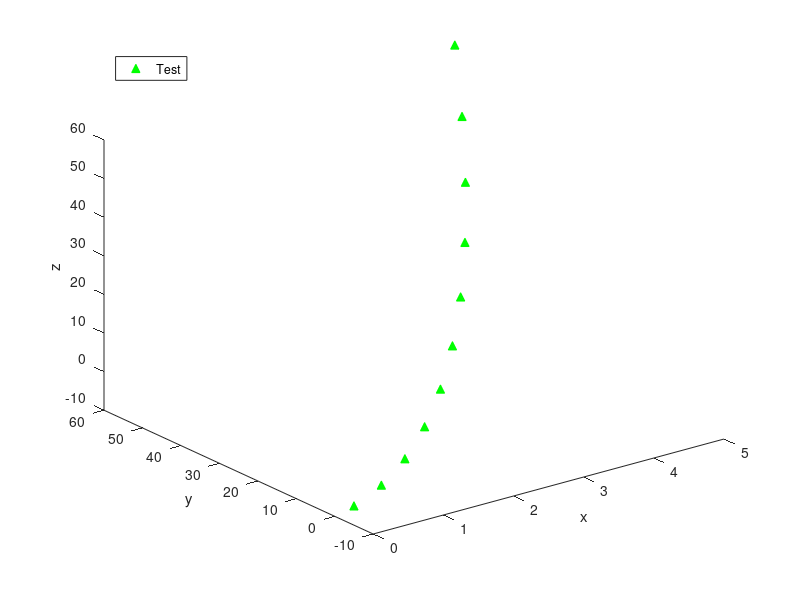

MATLAB code to generate this figure:

% Draw a curve %

a = 0:0.5:5;
b = (2.*(a.^2)) + (3.*a) - 5;
plot(a, b)

% Note that the ^ operator in MATLAB is for element-wise exponentiation, so you need to use .^ to exponentiate each 
% element in the a array. Similarly, the * operator is for element-wise multiplication, so you need to use .* to multiply each 
% element in the arrays a and 3.

%Refine the Same Plot with line pattern color & thickness%

a = 0:0.5:5;
b = (2.*(a.^2)) + (3.*a) - 5;
plot(a, b,'-^g','MarkerFaceColor','y','LineWidth',2)
xlabel('x');
ylabel('y');
legend('Test','Location','northwest');


% Note that the spelling of the MarkerFaceColor argument is corrected, and the Location argument in the legend function is 
% capitalized. The '-or' argument specifies the line style (- for solid) and marker symbol (o for a circle), and the 'MarkerFaceColor',
% 'g' argument sets the marker fill color to green. The 'LineWidth',2 argument sets the line width to 2.

%3D GRAPH%

a = 0:0.5:5;
b = (2.*(a.^2)) + (3.*a) - 5;
z = b;
plot3(a, b, z, '^g', 'MarkerFaceColor', 'g')
xlabel('x');
ylabel('y');
zlabel('z');
legend('Test','Location','northwest');

